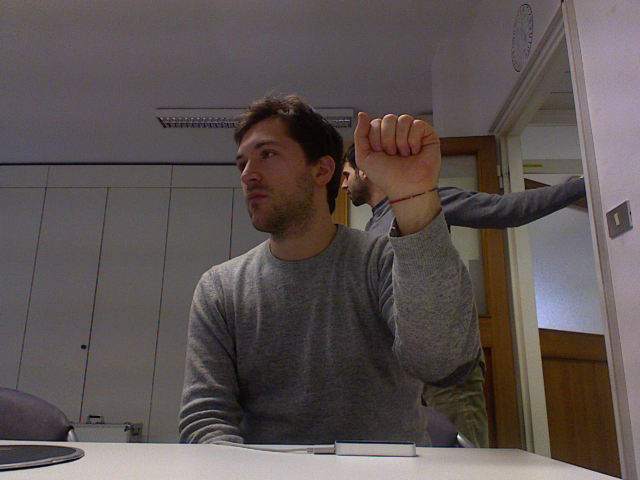
%> input picture Project/1_rgb.png, 1280 x 960 px (shown at 1/2 size)
$ octave createTestDataRegionAnalysis.m   (GNU Octave 9; MATLAB toolbox functions it lacks are replaced by stand-ins)
%> lines starting %> are read from the running program, lines starting %| are printed output that depends on the picture; in (x1, y1, x2, y2) boxes, pixels count from 0 and x2, y2 are one past the last pixel; in counts of white or black regions, pixels touching at a corner belong together; the program's own positions count from 1
clc;
close all
clear;


%% Load Data
im = imread('1_rgb.png');
%> im is the input picture: size 960x1280x3 uint8; mean R, G, B 92.1, 83.3, 81.8

%% Apply Skin Segmentation Algorithm (Loop with pixel RGBm conditions)

mask = im(:,:,1);
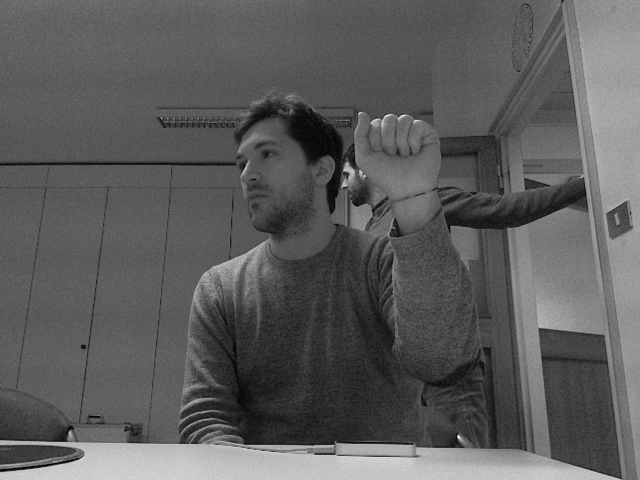
%> mask: size 960x1280 uint8 (shown at 1/2 size); min 1, max 254, mean 92.1
for i = 1 : 960
    for j = 1 : 1280
        % Get pixel
        r = im(i,j,1);
        g = im(i,j,2);
        b = im(i,j,3);

        if r > 95 && g > 40 && b > 20 && ((max([r, g, b])-min([r, g, b]))>15) && (abs(r -g)>15) && (r>g) && (r > b)
            mask(i,j) = 1;
        else
            mask(i,j) = 0;
        end
    end
end
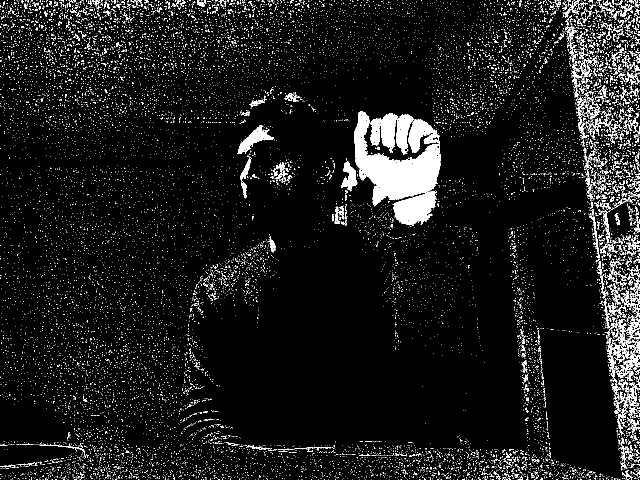
%> mask: size 960x1280 uint8 (shown at 1/2 size); values 0 (black) and 1 (white), 7.2% white; 15477 white regions (15084 under 20 px), largest, box (x1, y1, x2, y2) and area: (708, 223, 882, 452) 23864, (1237, 630, 1280, 751) 1724, (474, 250, 548, 308) 1411

%% Open Image

se = strel('disk',2);
maskOpened = imopen(mask, se);
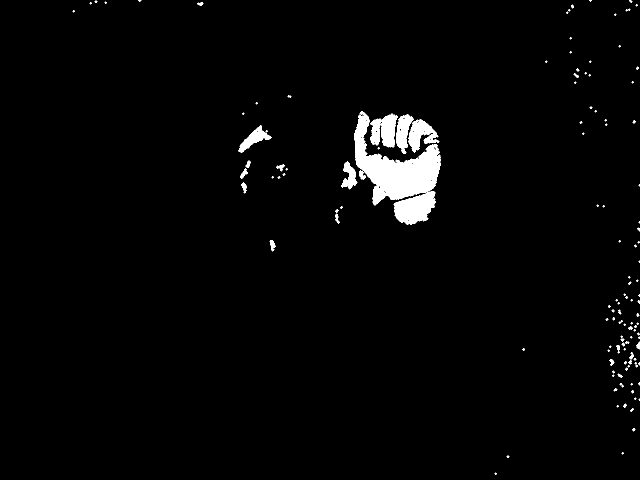
%> maskOpened: size 960x1280 uint8 (shown at 1/2 size); values 0 (black) and 1 (white), 2.3% white; 132 white regions (84 under 20 px)

maskL = logical(maskOpened);
%figure;
%imshow(maskL);

%% Run Image Regional Analysis

maskLogical = logical(mask);

%figure;
%imshow(maskLogical);

stats = regionprops(maskL, 'Area', 'PixelIdxList', 'BoundingBox');
%> stats = 132 regions; largest, box (x1, y1, x2, y2) and Area: (708, 223, 882, 450) 16767, (740, 227, 796, 295) 2441, (817, 239, 879, 305) 2031, (792, 229, 828, 308) 1512, (476, 250, 543, 306) 1249

%% Find Largest Region by Area

[maxArea, Index] = max([stats.Area]);
%> maxArea = 16767; Index = 25


%% Find Minumum Box to Enclose Area

bounds = stats(Index).BoundingBox;
%> bounds = [708.5 223.5 174 227]

%% Crop Area

maskCropped = imcrop(maskLogical, bounds);
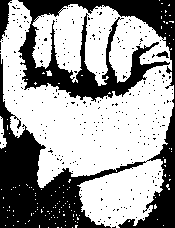
%> maskCropped: size 228x175 logical; 60.8% white; 295 black regions (292 under 20 px), largest, box (x1, y1, x2, y2) and area: (0, 0, 175, 228) 14810, (0, 0, 12, 41) 290, (156, 51, 169, 58) 48

figure;
imshow(maskCropped);

%% Canny Edge Detector

maskCanny = edge(maskCropped, 'Canny');
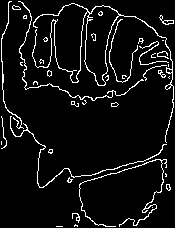
%> maskCanny: size 228x175 logical; 6.7% white in thin lines or dots

figure;
imshow(maskCanny);
